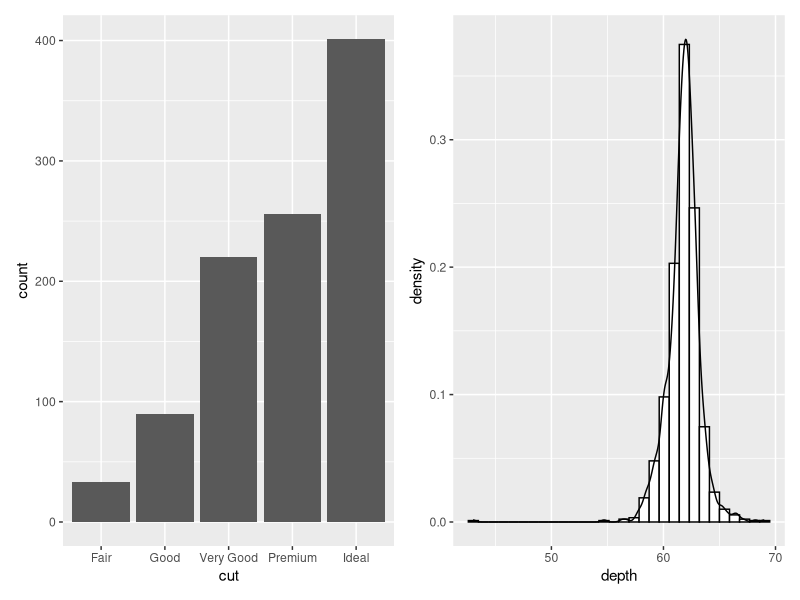
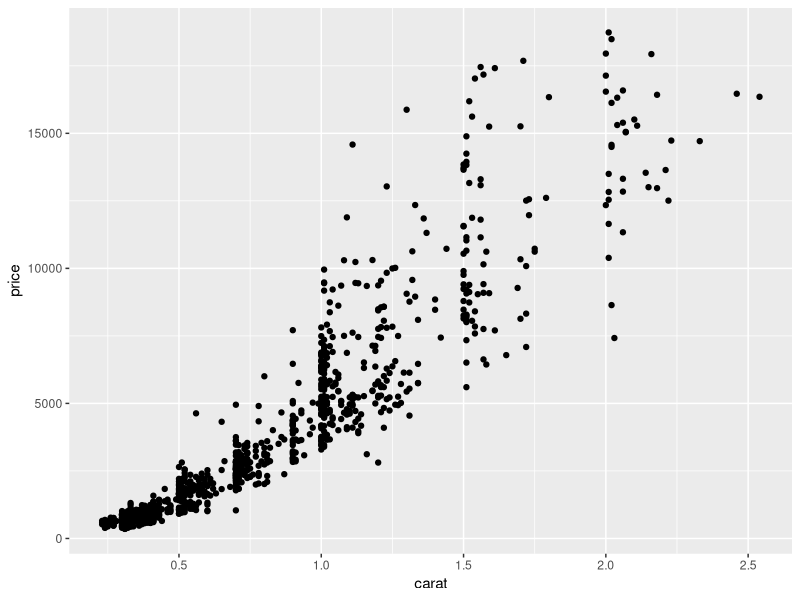
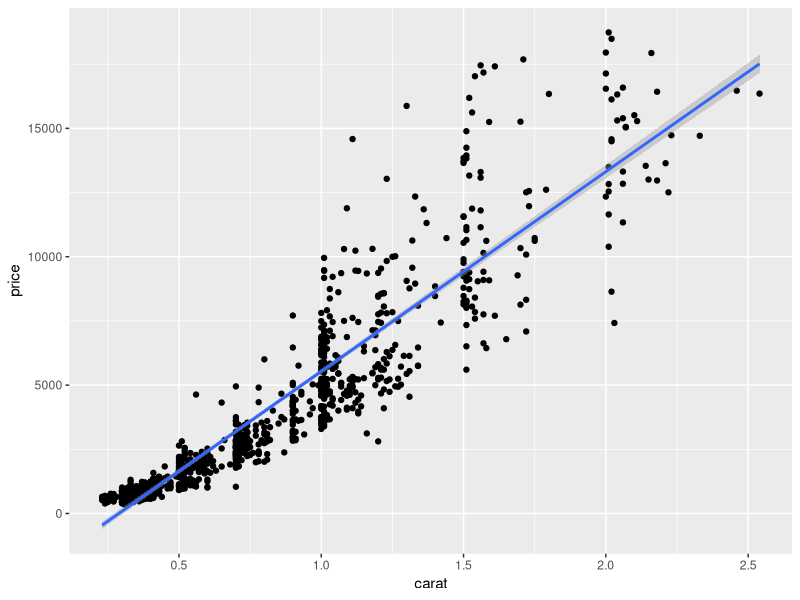
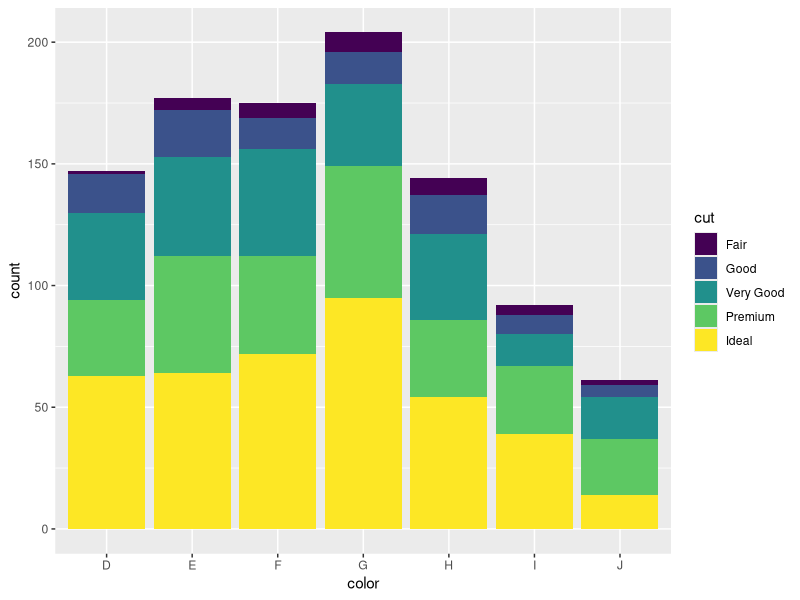
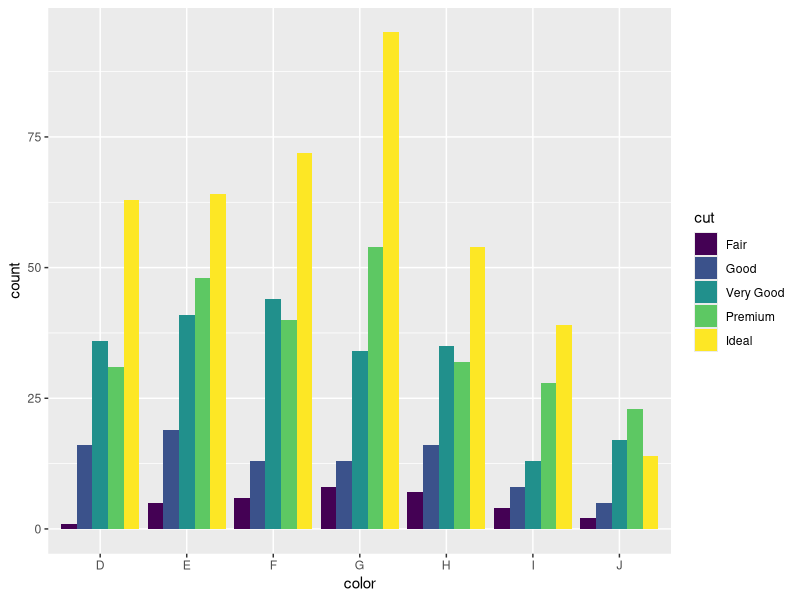
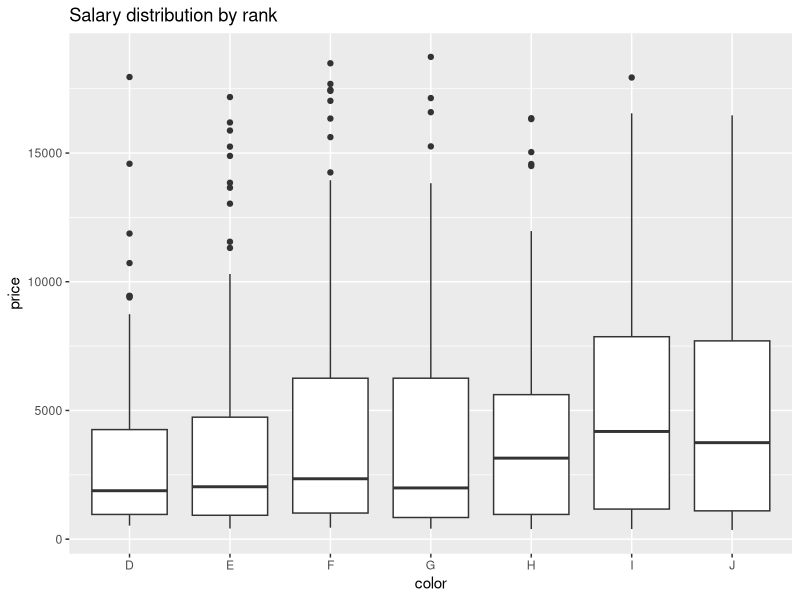
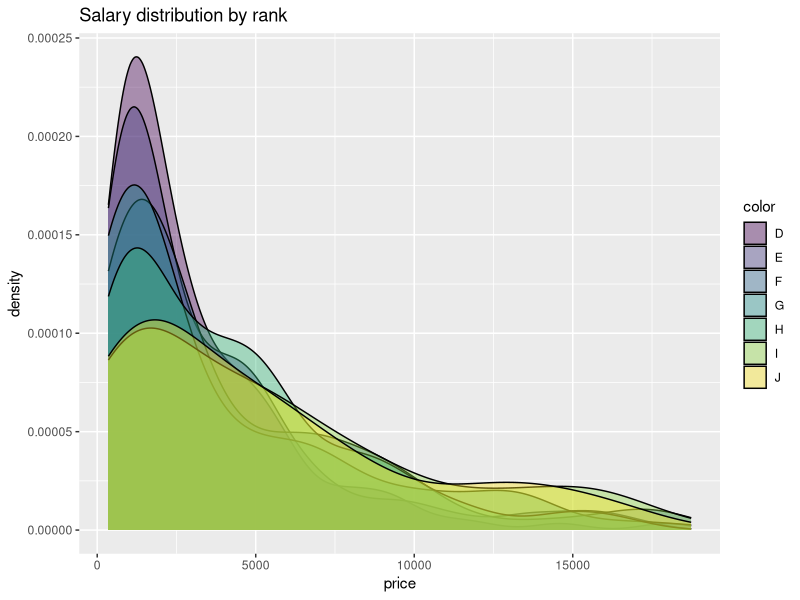
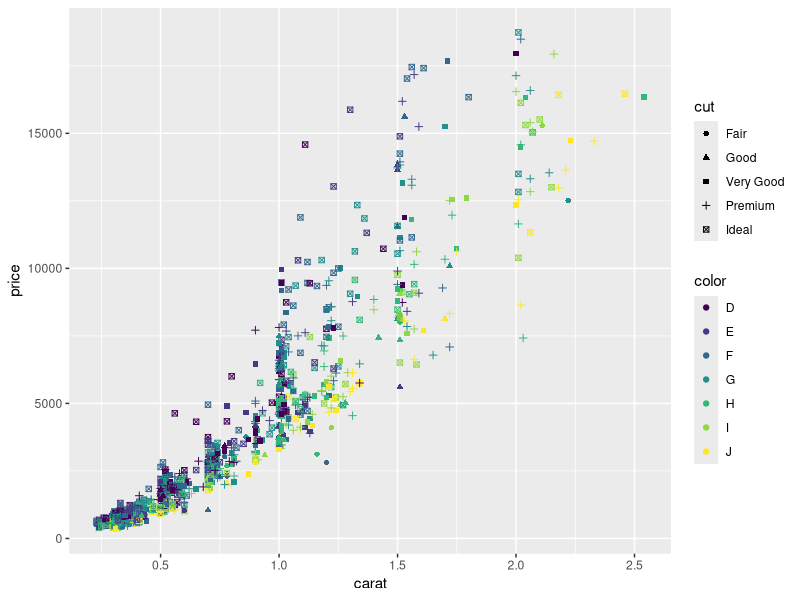

Generate these figures, in order, with R:
## ---- chunk 1
library(ggplot2)
library(patchwork)
data("diamonds")
diamonds <- diamonds[sample(nrow(diamonds), 1000), ]
## ---- chunk 2
#| echo: false
#| fig-cap: bar plot (left) histogram with kernel distribution (right)
p1 = ggplot(diamonds) + geom_bar(mapping=aes(x=cut))
p2 = ggplot(diamonds, aes(x = depth)) + 
  geom_histogram(aes(x=depth, y = ..density..),
                 colour = 1, fill = "white") + geom_density()
p1+p2
## ---- chunk 3
#| echo: true
#| fig-cap: scatter plot

ggplot(diamonds) +
  geom_point(aes(
           x = carat, 
           y = price))




## ---- chunk 4
#| echo: true
#| fig-cap: scatter plot and line of best fit

ggplot(diamonds,aes(x = carat, 
           y = price)) +
  geom_point() +
  geom_smooth(method = "lm") 
## ---- chunk 5
#| echo: true
#| fig-cap: stacked bar plot 

ggplot(diamonds) + 
  geom_bar(aes(x = color, 
           fill = cut), position = "stack")
## ---- chunk 6
#| echo: true
#| fig-cap: grouped bar plot

ggplot(diamonds) + 
  geom_bar(aes(x = color, 
           fill = cut), position = "dodge")
## ---- chunk 7
#| echo: true
#| fig-cap: Box plots

ggplot(diamonds, 
       aes(x = color, 
           y = price)) +
  geom_boxplot() +
  labs(title = "Salary distribution by rank")
## ---- chunk 8
#| echo: true
#| fig-cap: Grouped kernel distribution plots 

ggplot(diamonds, 
       aes(x = price, 
           fill = color)) +
  geom_density(alpha = 0.4) +
  labs(title = "Salary distribution by rank")
## ---- chunk 9
#| echo: true
#| fig-cap: multivarite scatter plot 

ggplot(diamonds) +
  geom_point(aes(x = carat, 
           y = price, color=color, shape=cut))




## ---- chunk 10
#| echo: true
#| fig-cap: multivarite scatter plot 

ggplot(diamonds) +
  geom_point(aes(x = carat, 
           y = price, color=color, size=depth))
## ---- chunk 11
#| echo: false
#| fig-cap: price ($1000) histogram by color and cut

# plot salary histograms by rank and sex
ggplot(diamonds, aes(x = price/1000)) +
  geom_histogram(color = "white",
                 fill = "cornflowerblue") +
  facet_grid(cut ~ color)

